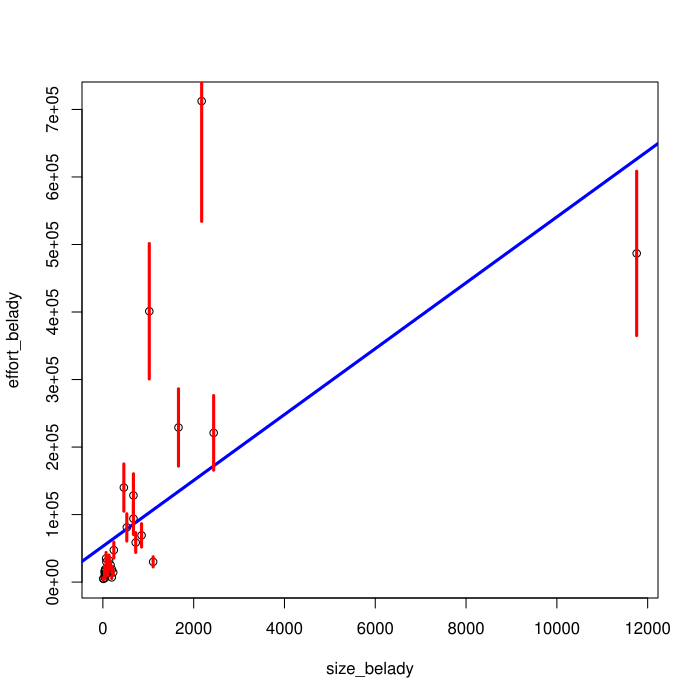

Reproduce this figure in R.
library(foreign)

belady <- read.arff("/home/dave/Git/PM/P1/effortEstimation/Belady/belady.arff")

samplesize <- floor(0.66*nrow(belady))
set.seed(012)

train_idx <- sample(seq_len(nrow(belady)), size = samplesize)
belady_train <- belady[train_idx, ]
belady_test <- belady[-train_idx, ]

par(mfrow=c(1,1))

effort_belady <- belady$effort
size_belady <- belady$size

lmbelady <- lm(effort_belady ~ size_belady)
plot(size_belady, effort_belady)
abline(lmbelady, lwd=3, col="blue")

res <- signif(residuals(lmbelady), 5)
predicted <- predict(lmbelady)

level_pred <- 0.25
lowpred <- effort_belady*(1 - level_pred)
uppred <- effort_belady*(1 + level_pred)
predict_inrange <- predicted <= uppred & predicted >= lowpred
Lpred <- sum(predict_inrange)/length(predict_inrange)

Lpred

segments(size_belady, lowpred, size_belady, uppred, col="red", lwd=3)
